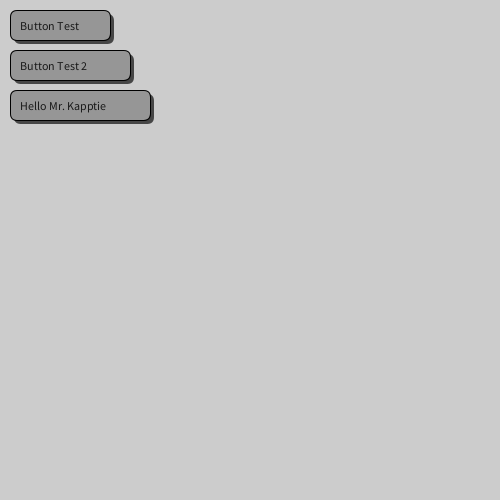
Frame 1 (no input)
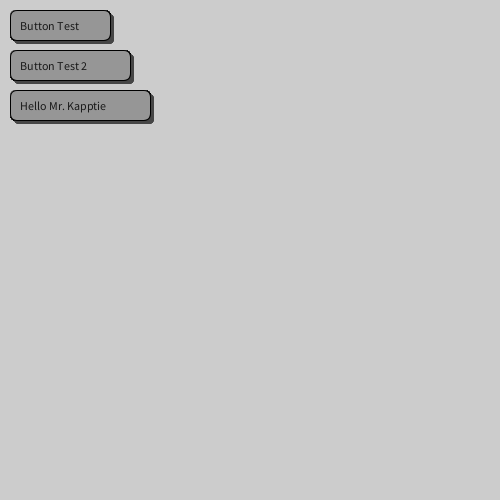
Frame 60 (the mouse pressed at the canvas centre just before this capture)
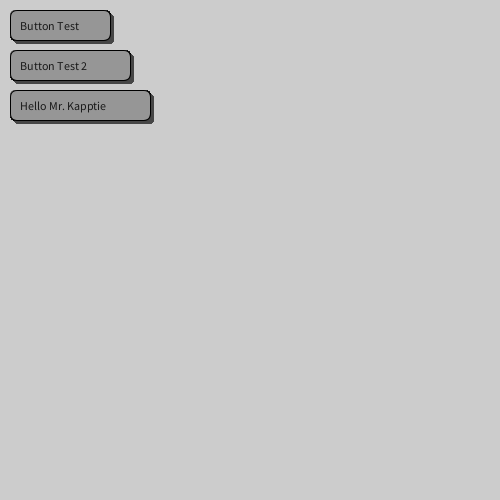
Frame 120 (the mouse held since frame 60 and released just before this capture)

The Processing sketch that drew these frames (run headless with seeded random() and noise(); from frame 60 on, the mouse is pressed at the canvas centre):

// Processing sketch: button_test
// ── button_test.pde
void setup(){
  size(500,500);
}
void draw(){
  button(10,10,100,30,"Button Test");
  button(10,50,120,30,"Button Test 2");
  button(10,90,140,30,"Hello Mr. Kapptie");
}
void button(int x,int y,int w,int h, String bt){
  //bottom rect-shadow
  noStroke();
  fill(70);
  rect(x+4,y+4,w,h,7);
  
  //top rect
  stroke(0);
  fill(150);
  rect(x,y,w,h,7);
  
  //render text
  fill(25);
  text(bt,x+10,y+20);
}
